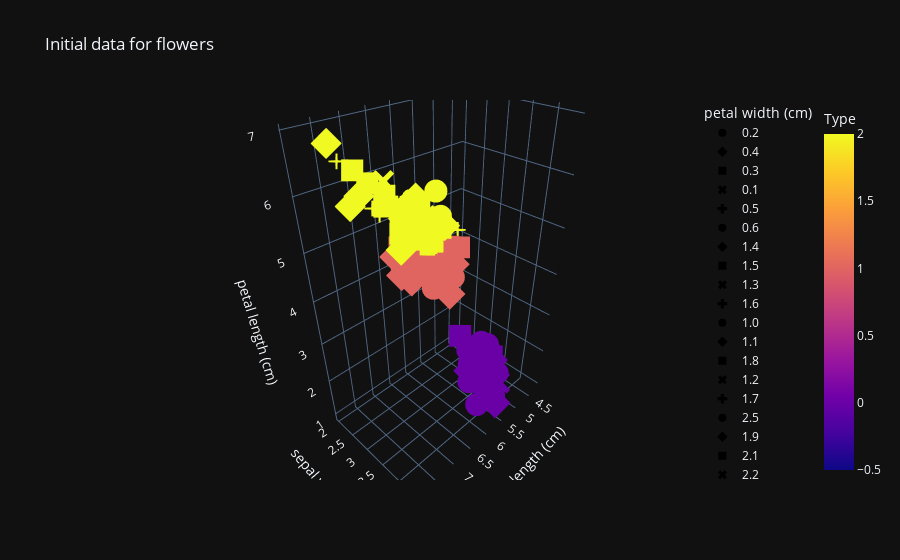
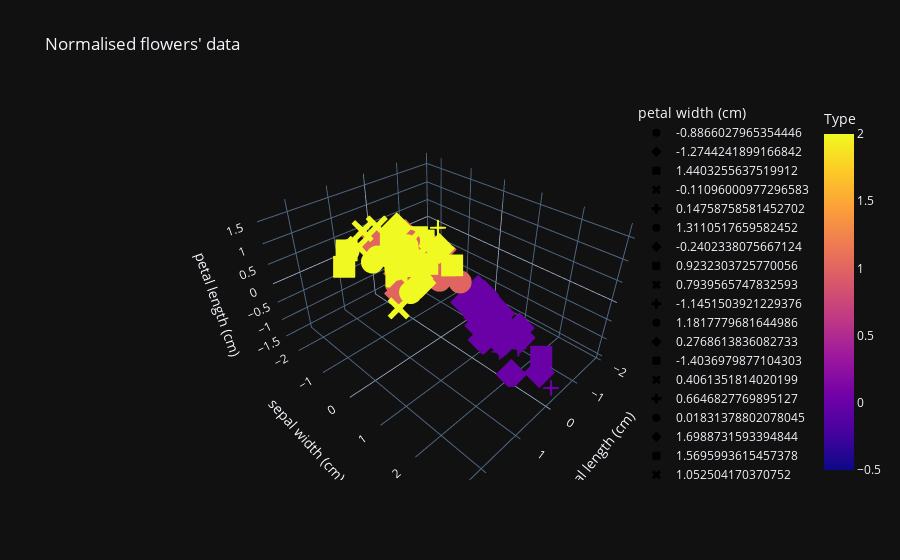

The notebook cell saved with these charts, in order:
### Code cell
main_flowers()

### Figure 1 — Plotly figure (JSON) as saved in the notebook; plotly's stock layout.template omitted (floating-point values rounded to 4 significant figures)
{"data": [{"hovertemplate": "petal width (cm)=0.2<br>sepal length (cm)=%{x}<br>sepal width (cm)=%{y}<br>petal length (cm)=%{z}<br>Type=%{marker.color}<extra></extra>", "legendgroup": "0.2", "marker": {"color": [0, 0, 0, 0, 0, 0, 0, 0, 0, 0, 0, 0, 0, 0, 0, 0, 0, 0, 0, 0, 0, 0, 0, 0, 0, 0, 0, 0, 0], "coloraxis": "coloraxis", "symbol": "circle"}, "mode": "markers", "name": "0.2", "scene": "scene", "showlegend": true, "x": [5.1, 4.9, 4.7, 4.6, 5.0, 5.0, 4.4, 5.4, 4.8, 5.8, 5.4, 4.6, 4.8, 5.0, 5.2, 5.2, 4.7, 4.8, 5.5, 4.9, 5.0, 5.5, 4.4, 5.1, 4.4, 5.1, 4.6, 5.3, 5.0], "y": [3.5, 3.0, 3.2, 3.1, 3.6, 3.4, 2.9, 3.7, 3.4, 4.0, 3.4, 3.6, 3.4, 3.0, 3.5, 3.4, 3.2, 3.1, 4.2, 3.1, 3.2, 3.5, 3.0, 3.4, 3.2, 3.8, 3.2, 3.7, 3.3], "z": [1.4, 1.4, 1.3, 1.5, 1.4, 1.5, 1.4, 1.5, 1.6, 1.2, 1.7, 1.0, 1.9, 1.6, 1.5, 1.4, 1.6, 1.6, 1.4, 1.5, 1.2, 1.3, 1.3, 1.5, 1.3, 1.6, 1.4, 1.5, 1.4], "type": "scatter3d"}, {"hovertemplate": "petal width (cm)=0.4<br>sepal length (cm)=%{x}<br>sepal width (cm)=%{y}<br>petal length (cm)=%{z}<br>Type=%{marker.color}<extra></extra>", "legendgroup": "0.4", "marker": {"color": [0, 0, 0, 0, 0, 0, 0], "coloraxis": "coloraxis", "symbol": "diamond"}, "mode": "markers", "name": "0.4", "scene": "scene", "showlegend": true, "x": [5.4, 5.7, 5.4, 5.1, 5.0, 5.4, 5.1], "y": [3.9, 4.4, 3.9, 3.7, 3.4, 3.4, 3.8], "z": [1.7, 1.5, 1.3, 1.5, 1.6, 1.5, 1.9], "type": "scatter3d"}, {"hovertemplate": "petal width (cm)=0.3<br>sepal length (cm)=%{x}<br>sepal width (cm)=%{y}<br>petal length (cm)=%{z}<br>Type=%{marker.color}<extra></extra>", "legendgroup": "0.3", "marker": {"color": [0, 0, 0, 0, 0, 0, 0], "coloraxis": "coloraxis", "symbol": "square"}, "mode": "markers", "name": "0.3", "scene": "scene", "showlegend": true, "x": [4.6, 5.1, 5.7, 5.1, 5.0, 4.5, 4.8], "y": [3.4, 3.5, 3.8, 3.8, 3.5, 2.3, 3.0], "z": [1.4, 1.4, 1.7, 1.5, 1.3, 1.3, 1.4], "type": "scatter3d"}, {"hovertemplate": "petal width (cm)=0.1<br>sepal length (cm)=%{x}<br>sepal width (cm)=%{y}<br>petal length (cm)=%{z}<br>Type=%{marker.color}<extra></extra>", "legendgroup": "0.1", "marker": {"color": [0, 0, 0, 0, 0], "coloraxis": "coloraxis", "symbol": "x"}, "mode": "markers", "name": "0.1", "scene": "scene", "showlegend": true, "x": [4.9, 4.8, 4.3, 5.2, 4.9], "y": [3.1, 3.0, 3.0, 4.1, 3.6], "z": [1.5, 1.4, 1.1, 1.5, 1.4], "type": "scatter3d"}, {"hovertemplate": "petal width (cm)=0.5<br>sepal length (cm)=%{x}<br>sepal width (cm)=%{y}<br>petal length (cm)=%{z}<br>Type=%{marker.color}<extra></extra>", "legendgroup": "0.5", "marker": {"color": [0], "coloraxis": "coloraxis", "symbol": "cross"}, "mode": "markers", "name": "0.5", "scene": "scene", "showlegend": true, "x": [5.1], "y": [3.3], "z": [1.7], "type": "scatter3d"}, {"hovertemplate": "petal width (cm)=0.6<br>sepal length (cm)=%{x}<br>sepal width (cm)=%{y}<br>petal length (cm)=%{z}<br>Type=%{marker.color}<extra></extra>", "legendgroup": "0.6", "marker": {"color": [0], "coloraxis": "coloraxis", "symbol": "circle"}, "mode": "markers", "name": "0.6", "scene": "scene", "showlegend": true, "x": [5.0], "y": [3.5], "z": [1.6], "type": "scatter3d"}, {"hovertemplate": "petal width (cm)=1.4<br>sepal length (cm)=%{x}<br>sepal width (cm)=%{y}<br>petal length (cm)=%{z}<br>Type=%{marker.color}<extra></extra>", "legendgroup": "1.4", "marker": {"color": [1, 1, 1, 1, 1, 1, 1, 2], "coloraxis": "coloraxis", "symbol": "diamond"}, "mode": "markers", "name": "1.4", "scene": "scene", "showlegend": true, "x": [7.0, 5.2, 6.1, 6.7, 6.6, 6.8, 6.1, 6.1], "y": [3.2, 2.7, 2.9, 3.1, 3.0, 2.8, 3.0, 2.6], "z": [4.7, 3.9, 4.7, 4.4, 4.4, 4.8, 4.6, 5.6], "type": "scatter3d"}, {"hovertemplate": "petal width (cm)=1.5<br>sepal length (cm)=%{x}<br>sepal width (cm)=%{y}<br>petal length (cm)=%{z}<br>Type=%{marker.color}<extra></extra>", "legendgroup": "1.5", "marker": {"color": [1, 1, 1, 1, 1, 1, 1, 1, 1, 1, 2, 2], "coloraxis": "coloraxis", "symbol": "square"}, "mode": "markers", "name": "1.5", "scene": "scene", "showlegend": true, "x": [6.4, 6.9, 6.5, 5.9, 5.6, 6.2, 6.3, 6.0, 5.4, 6.7, 6.0, 6.3], "y": [3.2, 3.1, 2.8, 3.0, 3.0, 2.2, 2.5, 2.9, 3.0, 3.1, 2.2, 2.8], "z": [4.5, 4.9, 4.6, 4.2, 4.5, 4.5, 4.9, 4.5, 4.5, 4.7, 5.0, 5.1], "type": "scatter3d"}, {"hovertemplate": "petal width (cm)=1.3<br>sepal length (cm)=%{x}<br>sepal width (cm)=%{y}<br>petal length (cm)=%{z}<br>Type=%{marker.color}<extra></extra>", "legendgroup": "1.3", "marker": {"color": [1, 1, 1, 1, 1, 1, 1, 1, 1, 1, 1, 1, 1], "coloraxis": "coloraxis", "symbol": "x"}, "mode": "markers", "name": "1.3", "scene": "scene", "showlegend": true, "x": [5.5, 5.7, 6.6, 5.6, 6.1, 6.4, 6.3, 5.6, 5.5, 5.6, 5.7, 6.2, 5.7], "y": [2.3, 2.8, 2.9, 2.9, 2.8, 2.9, 2.3, 3.0, 2.5, 2.7, 2.9, 2.9, 2.8], "z": [4.0, 4.5, 4.6, 3.6, 4.0, 4.3, 4.4, 4.1, 4.0, 4.2, 4.2, 4.3, 4.1], "type": "scatter3d"}, {"hovertemplate": "petal width (cm)=1.6<br>sepal length (cm)=%{x}<br>sepal width (cm)=%{y}<br>petal length (cm)=%{z}<br>Type=%{marker.color}<extra></extra>", "legendgroup": "1.6", "marker": {"color": [1, 1, 1, 2], "coloraxis": "coloraxis", "symbol": "cross"}, "mode": "markers", "name": "1.6", "scene": "scene", "showlegend": true, "x": [6.3, 6.0, 6.0, 7.2], "y": [3.3, 2.7, 3.4, 3.0], "z": [4.7, 5.1, 4.5, 5.8], "type": "scatter3d"}, {"hovertemplate": "petal width (cm)=1.0<br>sepal length (cm)=%{x}<br>sepal width (cm)=%{y}<br>petal length (cm)=%{z}<br>Type=%{marker.color}<extra></extra>", "legendgroup": "1.0", "marker": {"color": [1, 1, 1, 1, 1, 1, 1], "coloraxis": "coloraxis", "symbol": "circle"}, "mode": "markers", "name": "1.0", "scene": "scene", "showlegend": true, "x": [4.9, 5.0, 6.0, 5.8, 5.7, 5.5, 5.0], "y": [2.4, 2.0, 2.2, 2.7, 2.6, 2.4, 2.3], "z": [3.3, 3.5, 4.0, 4.1, 3.5, 3.7, 3.3], "type": "scatter3d"}, {"hovertemplate": "petal width (cm)=1.1<br>sepal length (cm)=%{x}<br>sepal width (cm)=%{y}<br>petal length (cm)=%{z}<br>Type=%{marker.color}<extra></extra>", "legendgroup": "1.1", "marker": {"color": [1, 1, 1], "coloraxis": "coloraxis", "symbol": "diamond"}, "mode": "markers", "name": "1.1", "scene": "scene", "showlegend": true, "x": [5.6, 5.5, 5.1], "y": [2.5, 2.4, 2.5], "z": [3.9, 3.8, 3.0], "type": "scatter3d"}, {"hovertemplate": "petal width (cm)=1.8<br>sepal length (cm)=%{x}<br>sepal width (cm)=%{y}<br>petal length (cm)=%{z}<br>Type=%{marker.color}<extra></extra>", "legendgroup": "1.8", "marker": {"color": [1, 2, 2, 2, 2, 2, 2, 2, 2, 2, 2, 2], "coloraxis": "coloraxis", "symbol": "square"}, "mode": "markers", "name": "1.8", "scene": "scene", "showlegend": true, "x": [5.9, 6.3, 7.3, 6.7, 6.5, 6.3, 7.2, 6.2, 6.1, 6.4, 6.0, 5.9], "y": [3.2, 2.9, 2.9, 2.5, 3.0, 2.7, 3.2, 2.8, 3.0, 3.1, 3.0, 3.0], "z": [4.8, 5.6, 6.3, 5.8, 5.5, 4.9, 6.0, 4.8, 4.9, 5.5, 4.8, 5.1], "type": "scatter3d"}, {"hovertemplate": "petal width (cm)=1.2<br>sepal length (cm)=%{x}<br>sepal width (cm)=%{y}<br>petal length (cm)=%{z}<br>Type=%{marker.color}<extra></extra>", "legendgroup": "1.2", "marker": {"color": [1, 1, 1, 1, 1], "coloraxis": "coloraxis", "symbol": "x"}, "mode": "markers", "name": "1.2", "scene": "scene", "showlegend": true, "x": [6.1, 5.8, 5.5, 5.8, 5.7], "y": [2.8, 2.7, 2.6, 2.6, 3.0], "z": [4.7, 3.9, 4.4, 4.0, 4.2], "type": "scatter3d"}, {"hovertemplate": "petal width (cm)=1.7<br>sepal length (cm)=%{x}<br>sepal width (cm)=%{y}<br>petal length (cm)=%{z}<br>Type=%{marker.color}<extra></extra>", "legendgroup": "1.7", "marker": {"color": [1, 2], "coloraxis": "coloraxis", "symbol": "cross"}, "mode": "markers", "name": "1.7", "scene": "scene", "showlegend": true, "x": [6.7, 4.9], "y": [3.0, 2.5], "z": [5.0, 4.5], "type": "scatter3d"}, {"hovertemplate": "petal width (cm)=2.5<br>sepal length (cm)=%{x}<br>sepal width (cm)=%{y}<br>petal length (cm)=%{z}<br>Type=%{marker.color}<extra></extra>", "legendgroup": "2.5", "marker": {"color": [2, 2, 2], "coloraxis": "coloraxis", "symbol": "circle"}, "mode": "markers", "name": "2.5", "scene": "scene", "showlegend": true, "x": [6.3, 7.2, 6.7], "y": [3.3, 3.6, 3.3], "z": [6.0, 6.1, 5.7], "type": "scatter3d"}, {"hovertemplate": "petal width (cm)=1.9<br>sepal length (cm)=%{x}<br>sepal width (cm)=%{y}<br>petal length (cm)=%{z}<br>Type=%{marker.color}<extra></extra>", "legendgroup": "1.9", "marker": {"color": [2, 2, 2, 2, 2], "coloraxis": "coloraxis", "symbol": "diamond"}, "mode": "markers", "name": "1.9", "scene": "scene", "showlegend": true, "x": [5.8, 6.4, 7.4, 5.8, 6.3], "y": [2.7, 2.7, 2.8, 2.7, 2.5], "z": [5.1, 5.3, 6.1, 5.1, 5.0], "type": "scatter3d"}, {"hovertemplate": "petal width (cm)=2.1<br>sepal length (cm)=%{x}<br>sepal width (cm)=%{y}<br>petal length (cm)=%{z}<br>Type=%{marker.color}<extra></extra>", "legendgroup": "2.1", "marker": {"color": [2, 2, 2, 2, 2, 2], "coloraxis": "coloraxis", "symbol": "square"}, "mode": "markers", "name": "2.1", "scene": "scene", "showlegend": true, "x": [7.1, 7.6, 6.8, 6.7, 6.4, 6.9], "y": [3.0, 3.0, 3.0, 3.3, 2.8, 3.1], "z": [5.9, 6.6, 5.5, 5.7, 5.6, 5.4], "type": "scatter3d"}, {"hovertemplate": "petal width (cm)=2.2<br>sepal length (cm)=%{x}<br>sepal width (cm)=%{y}<br>petal length (cm)=%{z}<br>Type=%{marker.color}<extra></extra>", "legendgroup": "2.2", "marker": {"color": [2, 2, 2], "coloraxis": "coloraxis", "symbol": "x"}, "mode": "markers", "name": "2.2", "scene": "scene", "showlegend": true, "x": [6.5, 7.7, 6.4], "y": [3.0, 3.8, 2.8], "z": [5.8, 6.7, 5.6], "type": "scatter3d"}, {"hovertemplate": "petal width (cm)=2.0<br>sepal length (cm)=%{x}<br>sepal width (cm)=%{y}<br>petal length (cm)=%{z}<br>Type=%{marker.color}<extra></extra>", "legendgroup": "2.0", "marker": {"color": [2, 2, 2, 2, 2, 2], "coloraxis": "coloraxis", "symbol": "cross"}, "mode": "markers", "name": "2.0", "scene": "scene", "showlegend": true, "x": [6.5, 5.7, 5.6, 7.7, 7.9, 6.5], "y": [3.2, 2.5, 2.8, 2.8, 3.8, 3.0], "z": [5.1, 5.0, 4.9, 6.7, 6.4, 5.2], "type": "scatter3d"}, {"hovertemplate": "petal width (cm)=2.4<br>sepal length (cm)=%{x}<br>sepal width (cm)=%{y}<br>petal length (cm)=%{z}<br>Type=%{marker.color}<extra></extra>", "legendgroup": "2.4", "marker": {"color": [2, 2, 2], "coloraxis": "coloraxis", "symbol": "circle"}, "mode": "markers", "name": "2.4", "scene": "scene", "showlegend": true, "x": [5.8, 6.3, 6.7], "y": [2.8, 3.4, 3.1], "z": [5.1, 5.6, 5.6], "type": "scatter3d"}, {"hovertemplate": "petal width (cm)=2.3<br>sepal length (cm)=%{x}<br>sepal width (cm)=%{y}<br>petal length (cm)=%{z}<br>Type=%{marker.color}<extra></extra>", "legendgroup": "2.3", "marker": {"color": [2, 2, 2, 2, 2, 2, 2, 2], "coloraxis": "coloraxis", "symbol": "diamond"}, "mode": "markers", "name": "2.3", "scene": "scene", "showlegend": true, "x": [6.4, 7.7, 6.9, 7.7, 6.9, 6.8, 6.7, 6.2], "y": [3.2, 2.6, 3.2, 3.0, 3.1, 3.2, 3.0, 3.4], "z": [5.3, 6.9, 5.7, 6.1, 5.1, 5.9, 5.2, 5.4], "type": "scatter3d"}], "layout": {"scene": {"domain": {"x": [0.0, 1.0], "y": [0.0, 1.0]}, "xaxis": {"title": {"text": "sepal length (cm)"}}, "yaxis": {"title": {"text": "sepal width (cm)"}}, "zaxis": {"title": {"text": "petal length (cm)"}}}, "coloraxis": {"colorbar": {"title": {"text": "Type"}}, "colorscale": [[0.0, "#0d0887"], [0.1111, "#46039f"], [0.2222, "#7201a8"], [0.3333, "#9c179e"], [0.4444, "#bd3786"], [0.5556, "#d8576b"], [0.6667, "#ed7953"], [0.7778, "#fb9f3a"], [0.8889, "#fdca26"], [1.0, "#f0f921"]]}, "legend": {"title": {"text": "petal width (cm)"}, "tracegroupgap": 0, "orientation": "v", "yanchor": "top", "xanchor": "right"}, "title": {"text": "Initial data for flowers"}}}

### Figure 2 — Plotly figure (JSON) as saved in the notebook; plotly's stock layout.template omitted (floating-point values rounded to 4 significant figures)
{"data": [{"hovertemplate": "petal width (cm)=-0.8866027965354446<br>sepal length (cm)=%{x}<br>sepal width (cm)=%{y}<br>petal length (cm)=%{z}<br>Type=%{marker.color}<extra></extra>", "legendgroup": "-0.8866027965354446", "marker": {"color": [0], "coloraxis": "coloraxis", "symbol": "circle"}, "mode": "markers", "name": "-0.8866027965354446", "scene": "scene", "showlegend": true, "x": [-0.8945], "y": [0.5175], "z": [-1.13], "type": "scatter3d"}, {"hovertemplate": "petal width (cm)=-1.2744241899166842<br>sepal length (cm)=%{x}<br>sepal width (cm)=%{y}<br>petal length (cm)=%{z}<br>Type=%{marker.color}<extra></extra>", "legendgroup": "-1.2744241899166842", "marker": {"color": [0, 0, 0, 0, 0, 0, 0, 0, 0, 0, 0, 0, 0, 0, 0, 0, 0, 0, 0, 0, 0, 0, 0], "coloraxis": "coloraxis", "symbol": "diamond"}, "mode": "markers", "name": "-1.2744241899166842", "scene": "scene", "showlegend": true, "x": [-1.506, -0.7723, -0.65, -0.4055, -0.7723, -1.506, -1.75, -1.384, -1.384, -1.017, -1.261, -1.261, -0.5278, -0.4055, -0.03872, -1.506, -1.017, -1.017, -0.8945, -1.75, -0.8945, -0.5278, -1.017], "y": [0.2965, 0.9595, 1.401, 0.9595, 0.7385, 1.18, -0.1455, 0.2965, 0.2965, 0.7385, 0.07551, 0.7385, 1.401, 2.506, 2.064, 0.07551, 0.2965, 0.5175, 1.622, -0.3665, 0.9595, 0.7385, -0.1455], "z": [-1.299, -1.243, -1.243, -1.355, -1.299, -1.523, -1.355, -1.355, -1.186, -1.243, -1.186, -1.186, -1.243, -1.299, -1.411, -1.243, -1.411, -1.299, -1.186, -1.299, -1.299, -1.13, -1.186], "type": "scatter3d"}, {"hovertemplate": "petal width (cm)=1.4403255637519912<br>sepal length (cm)=%{x}<br>sepal width (cm)=%{y}<br>petal length (cm)=%{z}<br>Type=%{marker.color}<extra></extra>", "legendgroup": "1.4403255637519912", "marker": {"color": [2, 2, 2, 2, 2, 2, 2], "coloraxis": "coloraxis", "symbol": "square"}, "mode": "markers", "name": "1.4403255637519912", "scene": "scene", "showlegend": true, "x": [1.306, 0.4503, 0.6948, 2.284, 1.306, 1.062, 1.184], "y": [0.2965, 0.7385, 0.2965, -0.1455, 0.07551, -0.1455, 0.2965], "z": [1.114, 0.946, 0.8899, 1.339, 0.7777, 0.8338, 1.227], "type": "scatter3d"}, {"hovertemplate": "petal width (cm)=-0.11096000977296583<br>sepal length (cm)=%{x}<br>sepal width (cm)=%{y}<br>petal length (cm)=%{z}<br>Type=%{marker.color}<extra></extra>", "legendgroup": "-0.11096000977296583", "marker": {"color": [1, 1, 1], "coloraxis": "coloraxis", "symbol": "x"}, "mode": "markers", "name": "-0.11096000977296583", "scene": "scene", "showlegend": true, "x": [-0.4055, -0.2832, -0.8945], "y": [-1.471, -1.25, -1.25], "z": [0.04817, 0.1043, -0.4008], "type": "scatter3d"}, {"hovertemplate": "petal width (cm)=0.14758758581452702<br>sepal length (cm)=%{x}<br>sepal width (cm)=%{y}<br>petal length (cm)=%{z}<br>Type=%{marker.color}<extra></extra>", "legendgroup": "0.14758758581452702", "marker": {"color": [1, 1, 1, 1, 1, 1, 1, 1, 1, 1], "coloraxis": "coloraxis", "symbol": "cross"}, "mode": "markers", "name": "0.14758758581452702", "scene": "scene", "showlegend": true, "x": [-0.4055, -0.161, -0.2832, -0.4055, 0.5726, 0.4503, 0.9394, -0.2832, -0.161, -0.161], "y": [-1.692, -0.5875, -0.3665, -1.25, -1.692, -0.3665, -0.3665, -0.1455, -0.3665, -0.5875], "z": [0.1604, 0.441, -0.06407, 0.1604, 0.3849, 0.3287, 0.4971, 0.2165, 0.2726, 0.2165], "type": "scatter3d"}, {"hovertemplate": "petal width (cm)=1.3110517659582452<br>sepal length (cm)=%{x}<br>sepal width (cm)=%{y}<br>petal length (cm)=%{z}<br>Type=%{marker.color}<extra></extra>", "legendgroup": "1.3110517659582452", "marker": {"color": [2, 2, 2], "coloraxis": "coloraxis", "symbol": "circle"}, "mode": "markers", "name": "1.3110517659582452", "scene": "scene", "showlegend": true, "x": [2.284, 0.8171, 0.6948], "y": [1.622, -0.1455, -0.5875], "z": [1.676, 1.17, 1.058], "type": "scatter3d"}, {"hovertemplate": "petal width (cm)=-0.2402338075667124<br>sepal length (cm)=%{x}<br>sepal width (cm)=%{y}<br>petal length (cm)=%{z}<br>Type=%{marker.color}<extra></extra>", "legendgroup": "-0.2402338075667124", "marker": {"color": [1, 1, 1, 1, 1, 1], "coloraxis": "coloraxis", "symbol": "diamond"}, "mode": "markers", "name": "-0.2402338075667124", "scene": "scene", "showlegend": true, "x": [-1.017, -0.03872, -0.161, -1.139, -0.4055, 0.2058], "y": [-2.355, -0.8085, -1.029, -1.471, -1.471, -1.913], "z": [-0.1202, 0.2165, -0.1202, -0.2324, -0.00795, 0.1604], "type": "scatter3d"}, {"hovertemplate": "petal width (cm)=0.9232303725770056<br>sepal length (cm)=%{x}<br>sepal width (cm)=%{y}<br>petal length (cm)=%{z}<br>Type=%{marker.color}<extra></extra>", "legendgroup": "0.9232303725770056", "marker": {"color": [2, 2, 2, 2], "coloraxis": "coloraxis", "symbol": "square"}, "mode": "markers", "name": "0.9232303725770056", "scene": "scene", "showlegend": true, "x": [1.917, -0.03872, -0.03872, 0.6948], "y": [-0.5875, -0.8085, -0.8085, -0.8085], "z": [1.339, 0.7777, 0.7777, 0.8899], "type": "scatter3d"}, {"hovertemplate": "petal width (cm)=0.7939565747832593<br>sepal length (cm)=%{x}<br>sepal width (cm)=%{y}<br>petal length (cm)=%{z}<br>Type=%{marker.color}<extra></extra>", "legendgroup": "0.7939565747832593", "marker": {"color": [2, 2, 2, 2, 2, 2, 2, 2, 2], "coloraxis": "coloraxis", "symbol": "x"}, "mode": "markers", "name": "0.7939565747832593", "scene": "scene", "showlegend": true, "x": [0.6948, 0.4503, 1.795, 0.8171, 0.5726, 0.5726, 0.2058, 1.062, 0.08354], "y": [0.07551, -0.5875, -0.3665, -0.1455, -0.3665, -0.8085, -0.1455, -1.25, -0.1455], "z": [1.002, 0.6093, 1.451, 1.002, 1.058, 0.6654, 0.6093, 1.17, 0.7777], "type": "scatter3d"}, {"hovertemplate": "petal width (cm)=-1.1451503921229376<br>sepal length (cm)=%{x}<br>sepal width (cm)=%{y}<br>petal length (cm)=%{z}<br>Type=%{marker.color}<extra></extra>", "legendgroup": "-1.1451503921229376", "marker": {"color": [0, 0, 0, 0, 0, 0, 0], "coloraxis": "coloraxis", "symbol": "cross"}, "mode": "markers", "name": "-1.1451503921229376", "scene": "scene", "showlegend": true, "x": [-0.8945, -0.8945, -1.506, -1.628, -1.261, -0.161, -1.017], "y": [1.622, 0.9595, 0.7385, -1.692, -0.1455, 1.622, 0.9595], "z": [-1.243, -1.299, -1.299, -1.355, -1.299, -1.13, -1.355], "type": "scatter3d"}, {"hovertemplate": "petal width (cm)=1.1817779681644986<br>sepal length (cm)=%{x}<br>sepal width (cm)=%{y}<br>petal length (cm)=%{z}<br>Type=%{marker.color}<extra></extra>", "legendgroup": "1.1817779681644986", "marker": {"color": [2, 2, 2, 2, 2, 2], "coloraxis": "coloraxis", "symbol": "circle"}, "mode": "markers", "name": "1.1817779681644986", "scene": "scene", "showlegend": true, "x": [1.306, 1.551, 1.062, 2.162, 0.6948, 1.184], "y": [0.07551, -0.1455, 0.5175, -0.1455, -0.5875, -0.1455], "z": [0.946, 1.227, 1.114, 1.619, 1.058, 1.002], "type": "scatter3d"}, {"hovertemplate": "petal width (cm)=0.2768613836082733<br>sepal length (cm)=%{x}<br>sepal width (cm)=%{y}<br>petal length (cm)=%{z}<br>Type=%{marker.color}<extra></extra>", "legendgroup": "0.2768613836082733", "marker": {"color": [2, 1, 1, 1], "coloraxis": "coloraxis", "symbol": "diamond"}, "mode": "markers", "name": "0.2768613836082733", "scene": "scene", "showlegend": true, "x": [0.3281, 0.9394, 1.428, 0.3281], "y": [-1.029, -0.1455, 0.2965, -0.1455], "z": [1.058, 0.3849, 0.5532, 0.4971], "type": "scatter3d"}, {"hovertemplate": "petal width (cm)=-1.4036979877104303<br>sepal length (cm)=%{x}<br>sepal width (cm)=%{y}<br>petal length (cm)=%{z}<br>Type=%{marker.color}<extra></extra>", "legendgroup": "-1.4036979877104303", "marker": {"color": [0, 0, 0, 0], "coloraxis": "coloraxis", "symbol": "square"}, "mode": "markers", "name": "-1.4036979877104303", "scene": "scene", "showlegend": true, "x": [-1.261, -1.873, -0.7723, -1.139], "y": [-0.1455, -0.1455, 2.285, 0.07551], "z": [-1.299, -1.467, -1.243, -1.243], "type": "scatter3d"}, {"hovertemplate": "petal width (cm)=0.4061351814020199<br>sepal length (cm)=%{x}<br>sepal width (cm)=%{y}<br>petal length (cm)=%{z}<br>Type=%{marker.color}<extra></extra>", "legendgroup": "0.4061351814020199", "marker": {"color": [1, 1, 1, 2, 1, 2, 1, 1, 1], "coloraxis": "coloraxis", "symbol": "x"}, "mode": "markers", "name": "0.4061351814020199", "scene": "scene", "showlegend": true, "x": [0.8171, 0.5726, 0.08354, 0.2058, 0.2058, 0.5726, 1.306, 0.4503, -0.2832], "y": [-0.5875, -1.25, -0.1455, -1.913, -0.3665, -0.5875, 0.07551, -1.913, -0.1455], "z": [0.4971, 0.6654, 0.2726, 0.7216, 0.441, 0.7777, 0.6654, 0.441, 0.441], "type": "scatter3d"}, {"hovertemplate": "petal width (cm)=0.6646827769895127<br>sepal length (cm)=%{x}<br>sepal width (cm)=%{y}<br>petal length (cm)=%{z}<br>Type=%{marker.color}<extra></extra>", "legendgroup": "0.6646827769895127", "marker": {"color": [2], "coloraxis": "coloraxis", "symbol": "cross"}, "mode": "markers", "name": "0.6646827769895127", "scene": "scene", "showlegend": true, "x": [-1.139], "y": [-1.25], "z": [0.441], "type": "scatter3d"}, {"hovertemplate": "petal width (cm)=0.01831378802078045<br>sepal length (cm)=%{x}<br>sepal width (cm)=%{y}<br>petal length (cm)=%{z}<br>Type=%{marker.color}<extra></extra>", "legendgroup": "0.01831378802078045", "marker": {"color": [1, 1, 1, 1], "coloraxis": "coloraxis", "symbol": "circle"}, "mode": "markers", "name": "0.01831378802078045", "scene": "scene", "showlegend": true, "x": [0.3281, -0.03872, -0.03872, -0.4055], "y": [-0.5875, -0.8085, -1.029, -1.029], "z": [0.5532, 0.1043, 0.1604, 0.3849], "type": "scatter3d"}, {"hovertemplate": "petal width (cm)=1.6988731593394844<br>sepal length (cm)=%{x}<br>sepal width (cm)=%{y}<br>petal length (cm)=%{z}<br>Type=%{marker.color}<extra></extra>", "legendgroup": "1.6988731593394844", "marker": {"color": [2, 2, 2], "coloraxis": "coloraxis", "symbol": "diamond"}, "mode": "markers", "name": "1.6988731593394844", "scene": "scene", "showlegend": true, "x": [0.5726, 1.062, 1.673], "y": [0.5175, 0.5175, 1.18], "z": [1.283, 1.114, 1.339], "type": "scatter3d"}, {"hovertemplate": "petal width (cm)=1.5695993615457378<br>sepal length (cm)=%{x}<br>sepal width (cm)=%{y}<br>petal length (cm)=%{z}<br>Type=%{marker.color}<extra></extra>", "legendgroup": "1.5695993615457378", "marker": {"color": [2, 2], "coloraxis": "coloraxis", "symbol": "square"}, "mode": "markers", "name": "1.5695993615457378", "scene": "scene", "showlegend": true, "x": [-0.03872, 1.062], "y": [-0.5875, 0.07551], "z": [0.7777, 1.058], "type": "scatter3d"}, {"hovertemplate": "petal width (cm)=1.052504170370752<br>sepal length (cm)=%{x}<br>sepal width (cm)=%{y}<br>petal length (cm)=%{z}<br>Type=%{marker.color}<extra></extra>", "legendgroup": "1.052504170370752", "marker": {"color": [2, 2, 2], "coloraxis": "coloraxis", "symbol": "x"}, "mode": "markers", "name": "1.052504170370752", "scene": "scene", "showlegend": true, "x": [0.8171, 2.529, 0.8171], "y": [0.2965, 1.622, -0.1455], "z": [0.7777, 1.507, 0.8338], "type": "scatter3d"}, {"hovertemplate": "petal width (cm)=-1.015876594329191<br>sepal length (cm)=%{x}<br>sepal width (cm)=%{y}<br>petal length (cm)=%{z}<br>Type=%{marker.color}<extra></extra>", "legendgroup": "-1.015876594329191", "marker": {"color": [0, 0, 0, 0, 0, 0], "coloraxis": "coloraxis", "symbol": "cross"}, "mode": "markers", "name": "-1.015876594329191", "scene": "scene", "showlegend": true, "x": [-0.8945, -0.5278, -0.161, -0.8945, -1.017, -0.5278], "y": [1.401, 1.843, 2.948, 1.622, 0.7385, 0.7385], "z": [-1.243, -1.13, -1.243, -1.018, -1.186, -1.243], "type": "scatter3d"}, {"hovertemplate": "petal width (cm)=0.5354089791957665<br>sepal length (cm)=%{x}<br>sepal width (cm)=%{y}<br>petal length (cm)=%{z}<br>Type=%{marker.color}<extra></extra>", "legendgroup": "0.5354089791957665", "marker": {"color": [1, 2, 1, 1], "coloraxis": "coloraxis", "symbol": "circle"}, "mode": "markers", "name": "0.5354089791957665", "scene": "scene", "showlegend": true, "x": [0.2058, 1.673, 0.2058, 0.5726], "y": [-0.8085, -0.1455, 0.7385, 0.5175], "z": [0.7777, 1.17, 0.441, 0.5532], "type": "scatter3d"}, {"hovertemplate": "petal width (cm)=-0.7573289987416982<br>sepal length (cm)=%{x}<br>sepal width (cm)=%{y}<br>petal length (cm)=%{z}<br>Type=%{marker.color}<extra></extra>", "legendgroup": "-0.7573289987416982", "marker": {"color": [0], "coloraxis": "coloraxis", "symbol": "diamond"}, "mode": "markers", "name": "-0.7573289987416982", "scene": "scene", "showlegend": true, "x": [-1.017], "y": [0.9595], "z": [-1.186], "type": "scatter3d"}], "layout": {"scene": {"domain": {"x": [0.0, 1.0], "y": [0.0, 1.0]}, "xaxis": {"title": {"text": "sepal length (cm)"}}, "yaxis": {"title": {"text": "sepal width (cm)"}}, "zaxis": {"title": {"text": "petal length (cm)"}}}, "coloraxis": {"colorbar": {"title": {"text": "Type"}}, "colorscale": [[0.0, "#0d0887"], [0.1111, "#46039f"], [0.2222, "#7201a8"], [0.3333, "#9c179e"], [0.4444, "#bd3786"], [0.5556, "#d8576b"], [0.6667, "#ed7953"], [0.7778, "#fb9f3a"], [0.8889, "#fdca26"], [1.0, "#f0f921"]]}, "legend": {"title": {"text": "petal width (cm)"}, "tracegroupgap": 0, "orientation": "v", "yanchor": "top", "xanchor": "right"}, "title": {"text": "Normalised flowers' data"}}}
